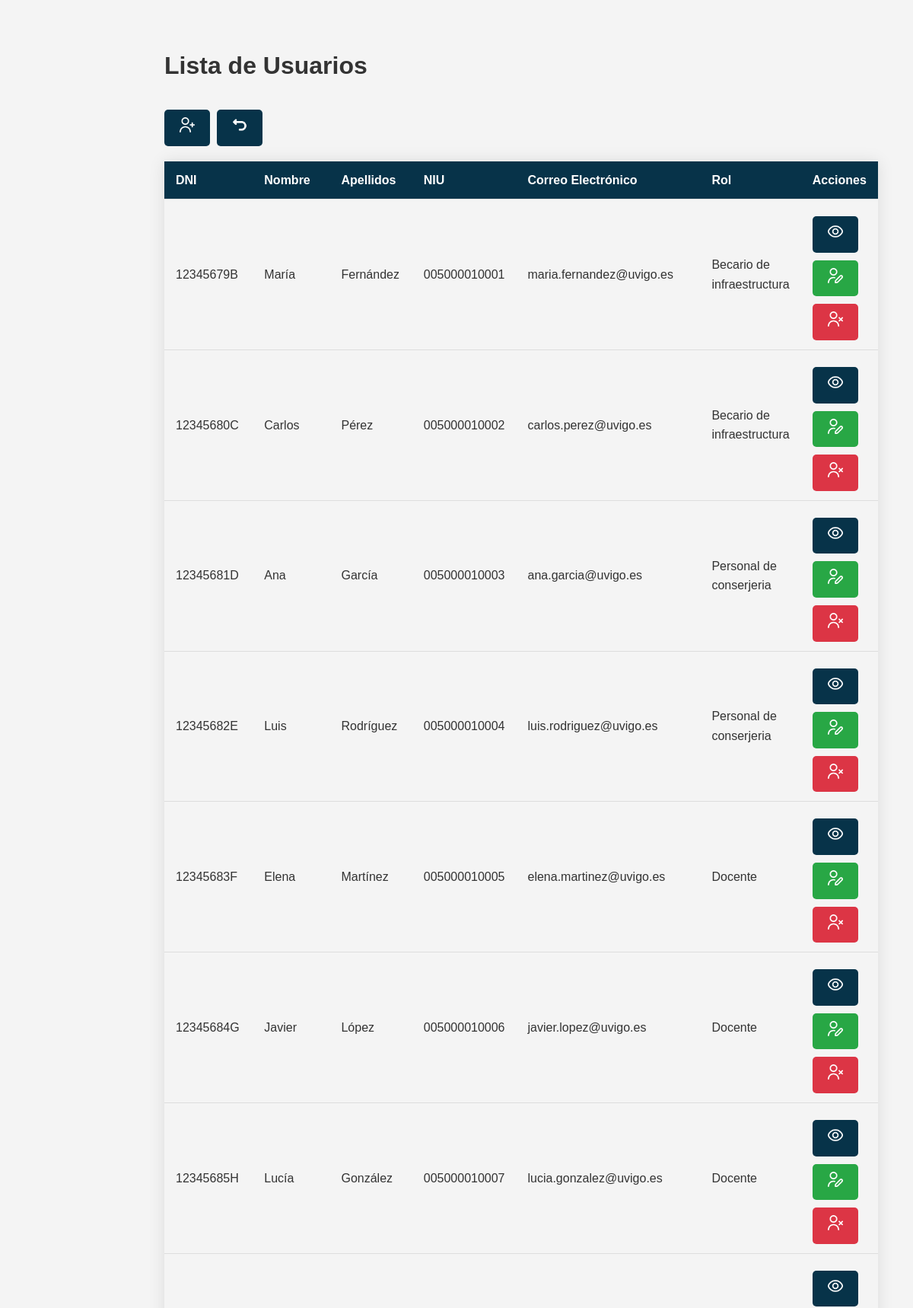
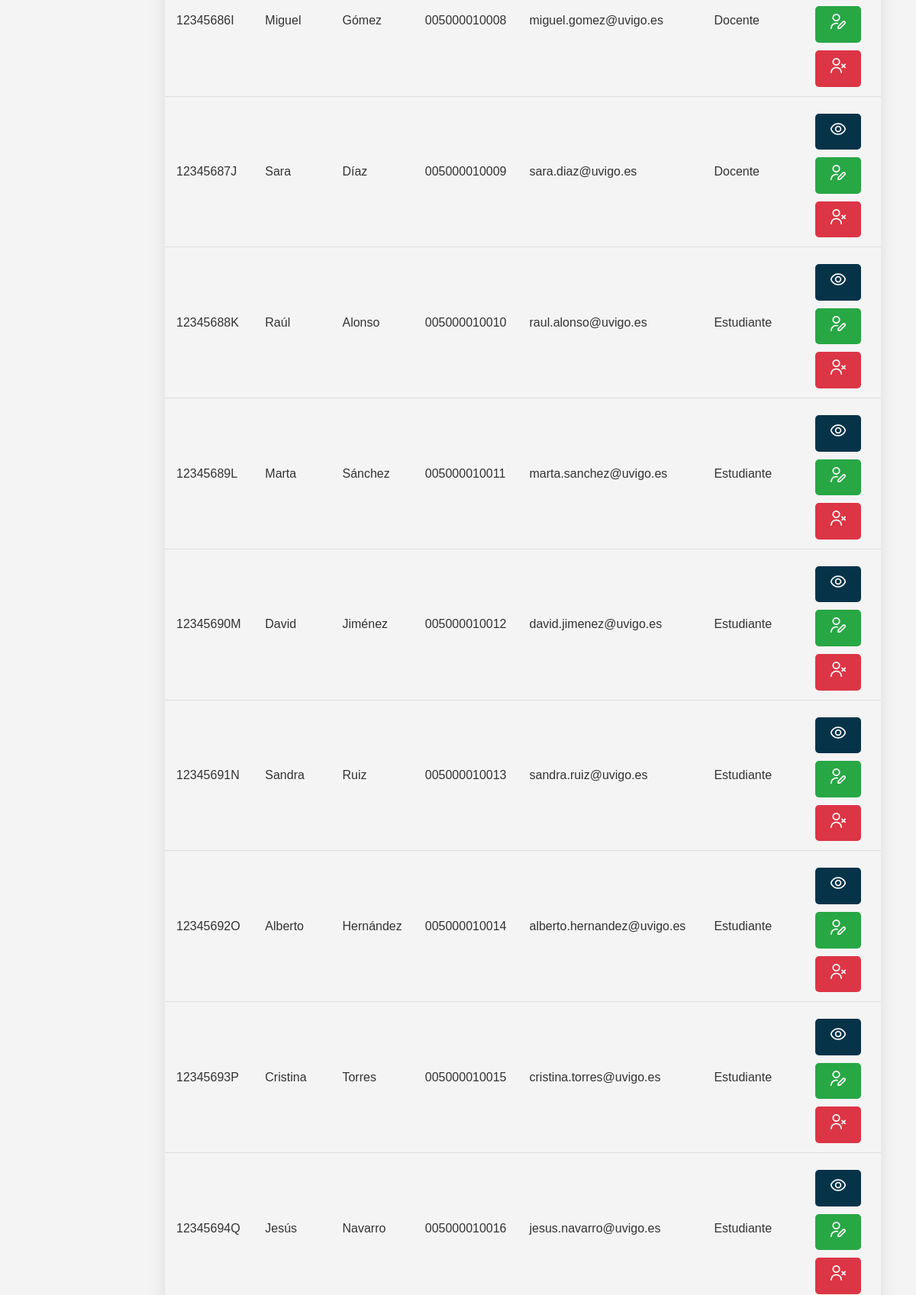
The page /Controllers/Usuarios_Controller.php?action=list_users (signed in, upper part) on the database its author committed (2 pictures, top to bottom).
### tables this page shows
CREATE TABLE Usuario (
    ID_Usuario INT AUTO_INCREMENT PRIMARY KEY,
    DNI VARCHAR(9) NOT NULL UNIQUE,
    Nombre VARCHAR(50) NOT NULL,
    Apellidos VARCHAR(50) NOT NULL,
    NIU VARCHAR(50) NOT NULL UNIQUE,
    Email VARCHAR(100) NOT NULL,
    Rol ENUM('Estudiante', 'Docente', 'Becario de infraestructura', 'Personal de conserjeria', 'Admin') NOT NULL,
    Contrasena VARCHAR(100) NOT NULL
);

### models/Usuarios_Model.php (called while the page is built, shortened)
<?php
class Usuarios_Model {
    var $NIU;
    var $Nombre;
    var $Apellidos;
    var $DNI;
    var $Email;
    var $Rol;
    function __construct($ID_Usuario, $NIU, $Nombre, $Apellidos, $DNI, $Email, $Rol, $Contrasena) {
        $this->NIU = $NIU;
        $this->Nombre = $Nombre;
        $this->Apellidos = $Apellidos;
        $this->DNI = $DNI;
        $this->Email = $Email;
        $this->Rol = $Rol;
        include_once 'Access_DB.php';
        $this->mysqli = ConnectDB();
    }
    function search() {
        $sql = "SELECT * FROM Usuario
                WHERE NIU LIKE ? AND
                      Nombre LIKE ? AND
                      Apellidos LIKE ? AND
                      DNI LIKE ? AND
                      Email LIKE ? AND
                      Rol LIKE ?";
        $stmt = $this->mysqli->prepare($sql);
        $search_niu = "%$this->NIU%";
        $search_nombre = "%$this->Nombre%";
        $search_apellidos = "%$this->Apellidos%";
        $search_dni = "%$this->DNI%";
        $search_correo = "%$this->Email%";
        $search_rol = "%$this->Rol%";
        $stmt->bind_param('ssssss', $search_niu, $search_nombre, $search_apellidos, $search_dni, $search_correo, $search_rol);
        $stmt->execute();
        return $stmt->get_result();
    }
}
?>

### models/Access_DB.php (called while the page is built, shortened)
<?php
function ConnectDB() {
    $mysqli = new mysqli("localhost", "root", "", "uvigores");
    return $mysqli;
}
?>

### views/Usuario_List_View.php (the view, shortened to what this page needs)
<?php
class Usuario_List_View {
    function __construct($result) {
        $this->result = $result;
        $this->render();
    }
    function render() {
        include '../Locales/Strings_SPANISH.php';
        ?>
        <!DOCTYPE html>
        <html lang="es">
        <head>
            <link rel="stylesheet" href="../css/styles.css">
        </head>
        <body>
            <div class="container">
            <body>
                <div class="container">
                    <h1><?php echo $strings['Lista de Usuarios']; ?></h1>
                    <a class="button" href="Usuarios_Controller.php?action=add_user" title="<?php echo $strings['Añadir Usuario']; ?>">
                        <img src="../views/img/add-user.png" alt="<?php echo $strings['Añadir Usuario']; ?>" style="width: 20px; height: 20px;">
                    </a>
                    <a class="button" href="../index.php" title="<?php echo $strings['Volver']; ?>">
                        <img src="../views/img/turn-back.png" alt="<?php echo $strings['Volver']; ?>" style="width: 20px; height: 20px;">
                    </a><br>
                    <table class="table">
                    <thead>
                        <tr>
                            <th><?php echo $strings['DNI']; ?></th>
                            <th><?php echo $strings['Nombre']; ?></th>
                            <th><?php echo $strings['Apellidos']; ?></th>
                            <th><?php echo $strings['NIU']; ?></th>
                            <th><?php echo $strings['Correo Electrónico']; ?></th>
                            <th><?php echo $strings['Rol']; ?></th>
                            <th><?php echo $strings['Acciones']; ?></th>
                        </tr>
                    </thead>
                    <tbody>
                    <?php
                        while ($row = $this->result->fetch_assoc()) {
                            echo "<tr>";
                            echo "<td>{$row['DNI']}</td>";
                            echo "<td>{$row['Nombre']}</td>";
                            echo "<td>{$row['Apellidos']}</td>";
                            echo "<td>{$row['NIU']}</td>";
                            echo "<td>{$row['Email']}</td>";
                            echo "<td>{$row['Rol']}</td>";
                            echo "<td>
                                    <a class='button button-view' href='Usuarios_Controller.php?action=view_user&DNI={$row['DNI']}' title='Ver usuario'>
                                        <img src='../views/img/show.png' alt='Ver usuario' style='width: 20px; height: 20px;'>
                                    </a>
                                    <a class='button button-edit' href='Usuarios_Controller.php?action=edit_user&DNI={$row['DNI']}' title='Editar usuario'>
                                        <img src='../views/img/edit-user.png' alt='Editar usuario' style='width: 20px; height: 20px;'>
                                    </a>";
                            if ($row['Rol'] !== 'Admin') {
                                echo "<a class='button button-delete' href='Usuarios_Controller.php?action=delete_user&DNI={$row['DNI']}' title='Eliminar usuario' onclick='return confirm(\"¿Estás seguro de que quieres eliminar este usuario?\")'>
                                        <img src='../views/img/delete-user.png' alt='Eliminar usuario' style='width: 20px; height: 20px;'>
                                      </a>";
                            }
                            echo "</td>";
                            echo "</tr>";
                        }
                        ?>
                    </tbody>
                </table>
            </div>
        </body>
        </html>
        <?php
    }
}
?>

### css/styles.css (style rules this page uses)
body { font-family: 'Arial', sans-serif; background-color: #f4f4f4; color: #333; margin: 0; padding: 0; line-height: 1.6; }
.container { width: 80%; margin: 0 auto; padding: 20px; }
a { color: #0056b3; text-decoration: none; font-weight: bold; }
button, .button { background-color: #073349; color: white; padding: 10px 20px; border: none; cursor: pointer; text-align: center; border-radius: 5px; font-size: 16px; margin: 5px 0; display: inline-block; }
.table { width: 100%; border-collapse: collapse; margin: 20px 0; font-size: 16px; box-shadow: 0 0 20px rgba(0, 0, 0, 0.1); }
.table thead { background-color: #073349; color: white; }
.table th, .table td { padding: 12px 15px; text-align: left; border-bottom: 1px solid #ddd; }
.button { display: inline-block; padding: 10px 20px; margin: 10px 5px 0 0; background-color: #073349; color: white; text-align: center; text-decoration: none; border-radius: 5px; transition: background-color 0.3s ease; }
.button-edit { background-color: #28a745; }
.button-delete { background-color: #dc3545; }

### rows shown on the page
usuario: DNI "12345679B", Nombre "María", Apellidos "Fernández", NIU "005000010001", Email "maria.fernandez@uvigo.es", Rol "Becario de infraestructura"
usuario: DNI "12345680C", Nombre "Carlos", Apellidos "Pérez", NIU "005000010002", Email "carlos.perez@uvigo.es", Rol "Becario de infraestructura"
usuario: DNI "12345681D", Nombre "Ana", Apellidos "García", NIU "005000010003", Email "ana.garcia@uvigo.es", Rol "Personal de conserjeria"
usuario: DNI "12345682E", Nombre "Luis", Apellidos "Rodríguez", NIU "005000010004", Email "luis.rodriguez@uvigo.es", Rol "Personal de conserjeria"
usuario: DNI "12345683F", Nombre "Elena", Apellidos "Martínez", NIU "005000010005", Email "elena.martinez@uvigo.es", Rol "Docente"
usuario: DNI "12345684G", Nombre "Javier", Apellidos "López", NIU "005000010006", Email "javier.lopez@uvigo.es", Rol "Docente"
usuario: DNI "12345685H", Nombre "Lucía", Apellidos "González", NIU "005000010007", Email "lucia.gonzalez@uvigo.es", Rol "Docente"
usuario: DNI "12345686I", Nombre "Miguel", Apellidos "Gómez", NIU "005000010008", Email "miguel.gomez@uvigo.es", Rol "Docente"
usuario: DNI "12345687J", Nombre "Sara", Apellidos "Díaz", NIU "005000010009", Email "sara.diaz@uvigo.es", Rol "Docente"
usuario: DNI "12345688K", Nombre "Raúl", Apellidos "Alonso", NIU "005000010010", Email "raul.alonso@uvigo.es", Rol "Estudiante"
usuario: DNI "12345689L", Nombre "Marta", Apellidos "Sánchez", NIU "005000010011", Email "marta.sanchez@uvigo.es", Rol "Estudiante"
usuario: DNI "12345690M", Nombre "David", Apellidos "Jiménez", NIU "005000010012", Email "david.jimenez@uvigo.es", Rol "Estudiante"
usuario: DNI "12345691N", Nombre "Sandra", Apellidos "Ruiz", NIU "005000010013", Email "sandra.ruiz@uvigo.es", Rol "Estudiante"
usuario: DNI "12345692O", Nombre "Alberto", Apellidos "Hernández", NIU "005000010014", Email "alberto.hernandez@uvigo.es", Rol "Estudiante"
usuario: DNI "12345693P", Nombre "Cristina", Apellidos "Torres", NIU "005000010015", Email "cristina.torres@uvigo.es", Rol "Estudiante"
usuario: DNI "12345694Q", Nombre "Jesús", Apellidos "Navarro", NIU "005000010016", Email "jesus.navarro@uvigo.es", Rol "Estudiante"

### other values the page prints
$strings['Lista de Usuarios'] "Lista de Usuarios"
$strings['DNI'] "DNI"
$strings['Nombre'] "Nombre"
$strings['Apellidos'] "Apellidos"
$strings['NIU'] "NIU"
$strings['Correo Electrónico'] "Correo Electrónico"
$strings['Rol'] "Rol"
$strings['Acciones'] "Acciones"
